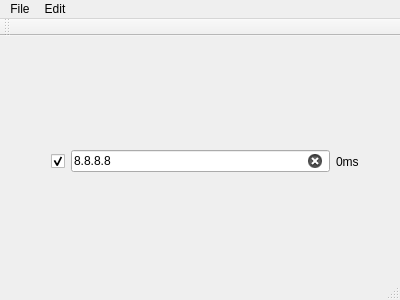
<?xml version="1.0" encoding="UTF-8"?>
<ui version="4.0">
 <class>MainWindow</class>
 <widget class="QMainWindow" name="MainWindow">
  <property name="geometry">
   <rect>
    <x>0</x>
    <y>0</y>
    <width>400</width>
    <height>300</height>
   </rect>
  </property>
  <property name="windowTitle">
   <string>MainWindow</string>
  </property>
  <widget class="QWidget" name="centralWidget">
   <widget class="QWidget" name="verticalLayoutWidget">
    <property name="geometry">
     <rect>
      <x>40</x>
      <y>20</y>
      <width>330</width>
      <height>211</height>
     </rect>
    </property>
    <layout class="QVBoxLayout" name="verticalLayout_2">
     <item>
      <layout class="QHBoxLayout" name="horizontalLayout_2">
       <item>
        <widget class="QCheckBox" name="boolping">
         <property name="text">
          <string/>
         </property>
         <property name="checked">
          <bool>true</bool>
         </property>
         <property name="tristate">
          <bool>false</bool>
         </property>
        </widget>
       </item>
       <item>
        <widget class="QLineEdit" name="ip">
         <property name="text">
          <string>8.8.8.8</string>
         </property>
         <property name="clearButtonEnabled">
          <bool>true</bool>
         </property>
        </widget>
       </item>
       <item>
        <widget class="QLabel" name="ping">
         <property name="text">
          <string>0ms</string>
         </property>
        </widget>
       </item>
      </layout>
     </item>
    </layout>
   </widget>
  </widget>
  <widget class="QMenuBar" name="menuBar">
   <property name="geometry">
    <rect>
     <x>0</x>
     <y>0</y>
     <width>400</width>
     <height>20</height>
    </rect>
   </property>
   <widget class="QMenu" name="menuDowntime_Tracker">
    <property name="title">
     <string>File</string>
    </property>
    <addaction name="actionExit"/>
   </widget>
   <widget class="QMenu" name="menuEdit">
    <property name="title">
     <string>Edit</string>
    </property>
   </widget>
   <addaction name="menuDowntime_Tracker"/>
   <addaction name="menuEdit"/>
  </widget>
  <widget class="QToolBar" name="mainToolBar">
   <attribute name="toolBarArea">
    <enum>TopToolBarArea</enum>
   </attribute>
   <attribute name="toolBarBreak">
    <bool>false</bool>
   </attribute>
  </widget>
  <widget class="QStatusBar" name="statusBar"/>
  <action name="actionExit">
   <property name="text">
    <string>Exit</string>
   </property>
  </action>
 </widget>
 <layoutdefault spacing="6" margin="11"/>
 <resources/>
 <connections/>
</ui>
